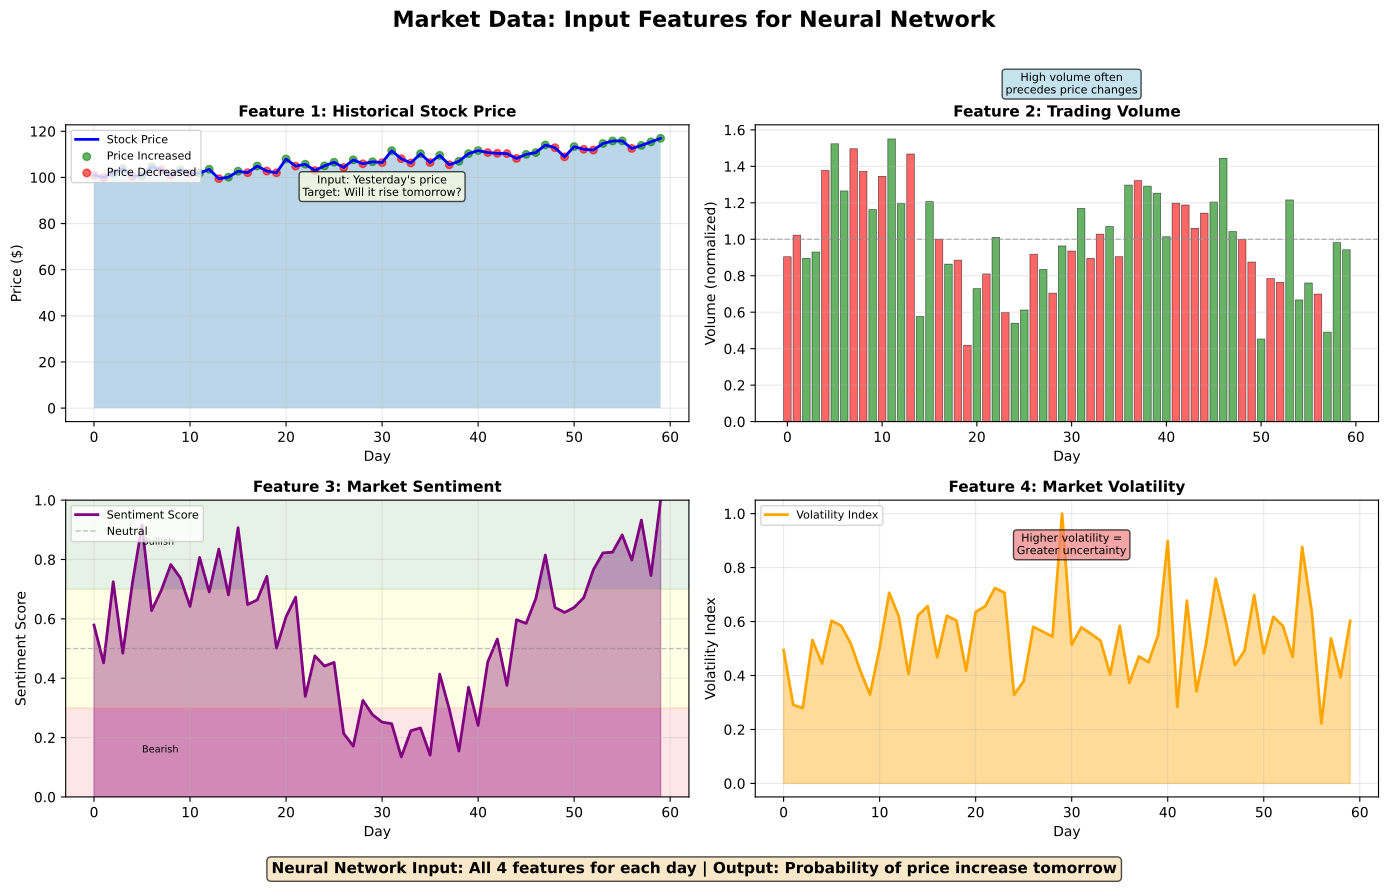

The Python source for this figure:
# ==============================================================================
# Chart: Market Prediction Data
# Source: https://github.com/Digital-AI-Finance/neural-networks/tree/main/09_market_prediction_data/
# Author: Digital-AI-Finance
# License: MIT License
# Created: 2025-11-23
# ==============================================================================

"""
Market Prediction Data

Neural network visualization chart

Source: https://github.com/Digital-AI-Finance/neural-networks/tree/main/09_market_prediction_data/
"""

CHART_METADATA = {
    'name': 'Market Prediction Data',
    'url': 'https://github.com/QuantLet/neural-networks-introduction/tree/main/09_market_prediction_data',
    'author': 'Digital-AI-Finance',
    'license': 'MIT License',
    'created': '2025-11-23',
    'description': 'Neural network visualization chart'
}

import matplotlib.pyplot as plt
import numpy as np
import pandas as pd

# Set up the figure
fig, axes = plt.subplots(2, 2, figsize=(14, 9))
fig.suptitle('Market Data: Input Features for Neural Network', fontsize=16, fontweight='bold')

# Generate synthetic but realistic market data
np.random.seed(42)
days = 60
dates = np.arange(days)

# Feature 1: Stock Price (with trend and noise)
base_price = 100
trend = np.linspace(0, 15, days)
noise = np.random.randn(days) * 2
price = base_price + trend + noise
price = np.maximum(price, 90)  # Floor at 90

# Feature 2: Trading Volume (normalized)
volume_base = 1.0
volume = volume_base + 0.3 * np.sin(dates / 5) + 0.2 * np.random.randn(days)
volume = np.abs(volume)

# Feature 3: Market Sentiment Score (oscillating)
sentiment = 0.5 + 0.3 * np.sin(dates / 7) + 0.1 * np.random.randn(days)
sentiment = np.clip(sentiment, 0, 1)

# Feature 4: Volatility Index
volatility = 0.4 + 0.2 * np.abs(np.sin(dates / 10)) + 0.15 * np.random.randn(days)
volatility = np.clip(volatility, 0.1, 1.0)

# Target: Price direction (up or down next day)
price_change = np.diff(price, prepend=price[0])
target = (price_change > 0).astype(int)

# PLOT 1: Stock Price
ax1 = axes[0, 0]
ax1.plot(dates, price, 'b-', linewidth=2, label='Stock Price')
ax1.fill_between(dates, price, alpha=0.3)
ax1.scatter(dates[target == 1], price[target == 1], color='green', s=30, alpha=0.6, label='Price Increased')
ax1.scatter(dates[target == 0], price[target == 0], color='red', s=30, alpha=0.6, label='Price Decreased')
ax1.set_xlabel('Day', fontsize=10)
ax1.set_ylabel('Price ($)', fontsize=10)
ax1.set_title('Feature 1: Historical Stock Price', fontsize=11, fontweight='bold')
ax1.legend(loc='upper left', fontsize=8)
ax1.grid(True, alpha=0.3)

# Add annotation
ax1.text(30, 92, 'Input: Yesterday\'s price\nTarget: Will it rise tomorrow?',
        fontsize=8, ha='center', bbox=dict(boxstyle='round', facecolor='lightyellow', alpha=0.7))

# PLOT 2: Trading Volume
ax2 = axes[0, 1]
colors = ['green' if t == 1 else 'red' for t in target]
ax2.bar(dates, volume, color=colors, alpha=0.6, edgecolor='black', linewidth=0.5)
ax2.set_xlabel('Day', fontsize=10)
ax2.set_ylabel('Volume (normalized)', fontsize=10)
ax2.set_title('Feature 2: Trading Volume', fontsize=11, fontweight='bold')
ax2.grid(True, alpha=0.3, axis='y')
ax2.axhline(y=1.0, color='gray', linestyle='--', linewidth=1, alpha=0.5)

# Add annotation
ax2.text(30, 1.8, 'High volume often\nprecedes price changes',
        fontsize=8, ha='center', bbox=dict(boxstyle='round', facecolor='lightblue', alpha=0.7))

# PLOT 3: Market Sentiment
ax3 = axes[1, 0]
ax3.plot(dates, sentiment, 'purple', linewidth=2, label='Sentiment Score')
ax3.fill_between(dates, sentiment, alpha=0.4, color='purple')
ax3.axhline(y=0.5, color='gray', linestyle='--', linewidth=1, alpha=0.5, label='Neutral')
ax3.set_xlabel('Day', fontsize=10)
ax3.set_ylabel('Sentiment Score', fontsize=10)
ax3.set_title('Feature 3: Market Sentiment', fontsize=11, fontweight='bold')
ax3.set_ylim([0, 1])
ax3.legend(loc='upper left', fontsize=8)
ax3.grid(True, alpha=0.3)

# Add color bands
ax3.axhspan(0, 0.3, alpha=0.1, color='red', label='Negative')
ax3.axhspan(0.3, 0.7, alpha=0.1, color='yellow')
ax3.axhspan(0.7, 1.0, alpha=0.1, color='green')
ax3.text(5, 0.15, 'Bearish', fontsize=7)
ax3.text(5, 0.85, 'Bullish', fontsize=7)

# PLOT 4: Volatility Index
ax4 = axes[1, 1]
ax4.plot(dates, volatility, 'orange', linewidth=2, label='Volatility Index')
ax4.fill_between(dates, volatility, alpha=0.4, color='orange')
ax4.set_xlabel('Day', fontsize=10)
ax4.set_ylabel('Volatility Index', fontsize=10)
ax4.set_title('Feature 4: Market Volatility', fontsize=11, fontweight='bold')
ax4.legend(loc='upper left', fontsize=8)
ax4.grid(True, alpha=0.3)

# Add annotation
ax4.text(30, 0.85, 'Higher volatility =\nGreater uncertainty',
        fontsize=8, ha='center', bbox=dict(boxstyle='round', facecolor='lightcoral', alpha=0.7))

# Add overall explanation
explanation = 'Neural Network Input: All 4 features for each day | Output: Probability of price increase tomorrow'
fig.text(0.5, 0.02, explanation, ha='center', fontsize=11, fontweight='bold',
        bbox=dict(boxstyle='round', facecolor='wheat', alpha=0.7))

plt.tight_layout(rect=[0, 0.04, 1, 0.97])
plt.savefig('market_prediction_data.pdf', bbox_inches='tight', dpi=300)
print("Chart saved: market_prediction_data.pdf")

# Source: https://github.com/Digital-AI-Finance/neural-networks/tree/main/09_market_prediction_data/
